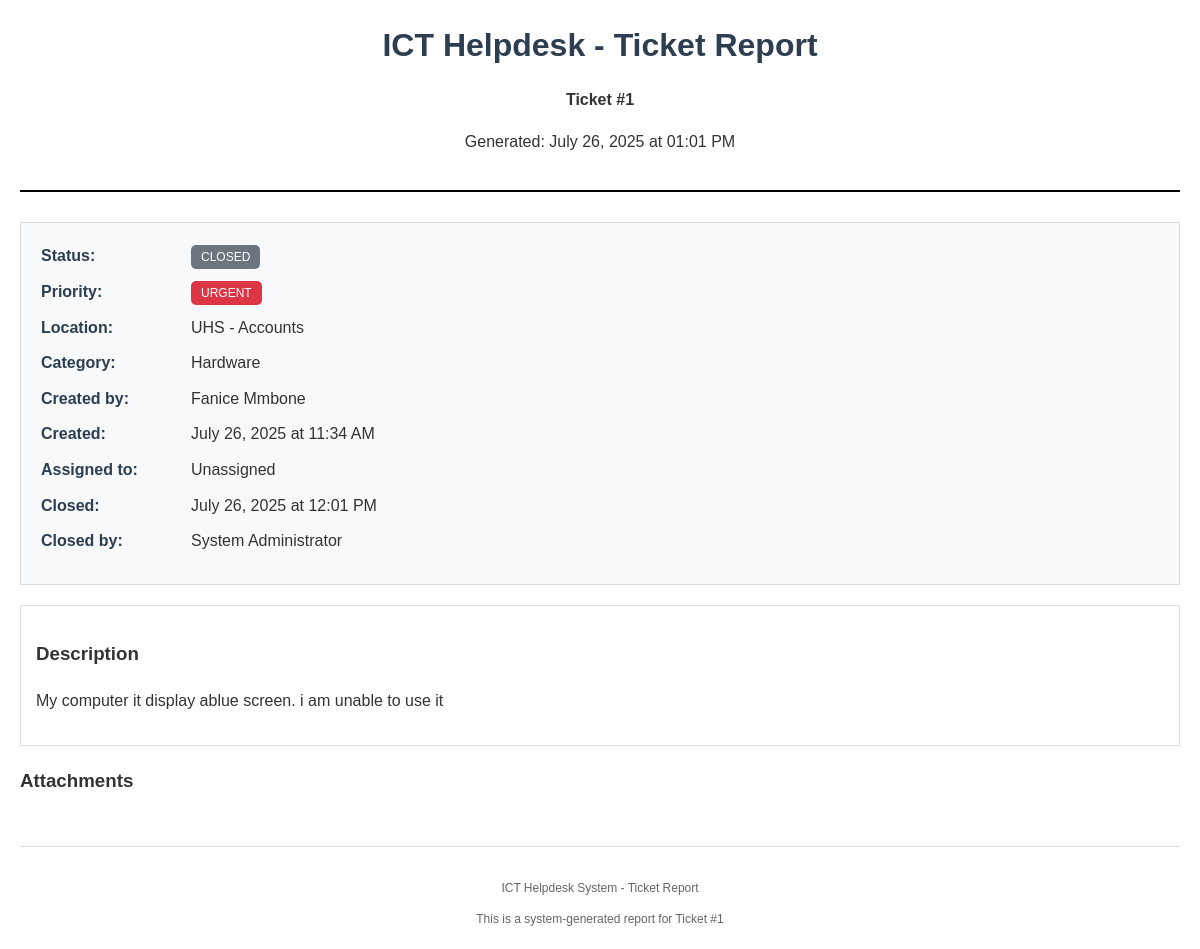
Page /ticket/1/print (signed in) on the committed database.
### models.py (models this page shows, shortened)
class Ticket(db.Model):
    id = db.Column(db.Integer, primary_key=True)
    location = db.Column(db.String(200), nullable=False)
    description = db.Column(Text, nullable=False)
    status = db.Column(db.String(20), nullable=False, default='open')  # open, in_progress, resolved, closed
    priority = db.Column(db.String(20), nullable=False, default='medium')  # low, medium, high, urgent
    created_at = db.Column(db.DateTime, default=datetime.utcnow)
    updated_at = db.Column(db.DateTime, default=datetime.utcnow, onupdate=datetime.utcnow)
    closed_at = db.Column(db.DateTime)
    closed_by_id = db.Column(db.Integer, db.ForeignKey('user.id'), nullable=True)
    due_date = db.Column(db.DateTime, nullable=True)
    created_by_id = db.Column(db.Integer, db.ForeignKey('user.id'), nullable=True)
    category_id = db.Column(db.Integer, db.ForeignKey('category.id'))
    comments = db.relationship('Comment', backref='ticket', lazy='dynamic', cascade='all, delete-orphan')
    attachments = db.relationship('Attachment', backref='ticket', lazy='dynamic', cascade='all, delete-orphan')
    assignees = db.relationship('User', secondary=ticket_assignees, back_populates='assigned_tickets', lazy='selectin')
    closed_by = db.relationship('User', foreign_keys=[closed_by_id], backref='closed_tickets')

class Category(db.Model):
    id = db.Column(db.Integer, primary_key=True)
    name = db.Column(db.String(50), unique=True, nullable=False)
    description = db.Column(db.String(200))
    created_at = db.Column(db.DateTime, default=datetime.utcnow)
    tickets = db.relationship('Ticket', backref='category', lazy='dynamic')

class User(UserMixin, db.Model):
    id = db.Column(db.Integer, primary_key=True)
    username = db.Column(db.String(64), unique=True, nullable=False)
    email = db.Column(db.String(120), unique=True, nullable=False)
    password_hash = db.Column(db.String(256), nullable=False)
    full_name = db.Column(db.String(100), nullable=False)
    role = db.Column(db.String(20), nullable=False, default='user')  # admin, intern, user
    created_at = db.Column(db.DateTime, default=datetime.utcnow)
    is_active = db.Column(db.Boolean, default=True)
    is_verified = db.Column(db.Boolean, default=False)
    verification_token = db.Column(db.String(128), nullable=True)
    phone_number = db.Column(db.String(20), nullable=True)
    is_approved = db.Column(db.Boolean, default=False)
    approved_by_id = db.Column(db.Integer, db.ForeignKey('user.id'), nullable=True)
    approved_at = db.Column(db.DateTime, nullable=True)
    tickets_created = db.relationship('Ticket', foreign_keys='Ticket.created_by_id', backref='creator', lazy='dynamic')
    assigned_tickets = db.relationship('Ticket', secondary='ticket_assignees', back_populates='assignees', lazy='selectin')
    comments = db.relationship('Comment', backref='author', lazy='dynamic')

### routes.py (the view)
@app.route('/ticket/<int:id>/print')
@login_required
def print_ticket(id):
    ticket = Ticket.query.get_or_404(id)
    if ticket.status != 'closed':
        abort(403)
    if current_user.role == 'user' and ticket.created_by_id != current_user.id:
        abort(403)
    elif current_user.role == 'intern' and current_user.id not in [u.id for u in ticket.assignees] and ticket.created_by_id != current_user.id:
        abort(403)
    if current_user.role == 'user':
        comments = Comment.query.filter_by(ticket_id=id, is_internal=False).order_by(Comment.created_at).all()
    else:
        comments = Comment.query.filter_by(ticket_id=id).order_by(Comment.created_at).all()
    return render_template('print_ticket.html', ticket=ticket, comments=comments)

### app.py (called while the page is built)
@login_manager.user_loader
def load_user(user_id):
    from models import User
    return User.query.get(int(user_id))

@app.context_processor
def inject_now():
    return {'now': datetime.utcnow}

### routes.py (called while the page is built)
@app.context_processor
def inject_datetime():
    return dict(datetime=datetime)

### utils.py (called while the page is built)
def nl2br(value):
    if not value:
        return value
    return value.replace('\n', '<br>')

### templates/print_ticket.html (shortened to what this page needs)
<!DOCTYPE html>
<html lang="en">
<head>
</head>
<body>
    <div class="header">
        <h1>ICT Helpdesk - Ticket Report</h1>
        <p><strong>Ticket #{{ ticket.id }}</strong></p>
        <p>Generated: {{ now().strftime('%B %d, %Y at %I:%M %p') }}</p>
    </div>
    <div class="ticket-info">
        <div class="info-row">
            <div class="info-label">Status:</div>
            <div class="info-value">
                <span class="status-badge status-{{ ticket.status }}">{{ ticket.status.replace('_', ' ').title() }}</span>
            </div>
        </div>
        <div class="info-row">
            <div class="info-label">Priority:</div>
            <div class="info-value">
                <span class="status-badge priority-{{ ticket.priority }}">{{ ticket.priority.title() }}</span>
            </div>
        </div>
        <div class="info-row">
            <div class="info-label">Location:</div>
            <div class="info-value">{{ ticket.location }}</div>
        </div>
        <div class="info-row">
            <div class="info-label">Category:</div>
            <div class="info-value">{{ ticket.category.name if ticket.category else 'N/A' }}</div>
        </div>
        <div class="info-row">
            <div class="info-label">Created by:</div>
            <div class="info-value">{{ ticket.creator.full_name if ticket.creator else 'N/A' }}</div>
        </div>
        <div class="info-row">
            <div class="info-label">Created:</div>
            <div class="info-value">{{ ticket.created_at.strftime('%B %d, %Y at %I:%M %p') }}</div>
        </div>
        <div class="info-row">
            <div class="info-label">Assigned to:</div>
            <div class="info-value">
                {% if ticket.assignees|length == 0 %}
                    Unassigned
                {% else %}
                    {% for user in ticket.assignees %}{{ user.full_name }}{% if not loop.last %}, {% endif %}{% endfor %}
                {% endif %}
            </div>
        </div>
        {% if ticket.closed_at %}
        <div class="info-row">
            <div class="info-label">Closed:</div>
            <div class="info-value">{{ ticket.closed_at.strftime('%B %d, %Y at %I:%M %p') }}</div>
        </div>
        <div class="info-row">
            <div class="info-label">Closed by:</div>
            <div class="info-value">{{ ticket.closed_by.full_name if ticket.closed_by else 'N/A' }}</div>
        </div>
        {% endif %}
    </div>
    <div class="description">
        <h3>Description</h3>
        <p>{{ ticket.description|nl2br }}</p>
    </div>
    {% if ticket.attachments %}
    <div class="attachments">
        <h3>Attachments</h3>
    </div>
    {% endif %}
    <div class="footer">
        <p>ICT Helpdesk System - Ticket Report</p>
        <p>This is a system-generated report for Ticket #{{ ticket.id }}</p>
    </div>
</body>
</html>

### templates/print_ticket.html (style rules this page uses)
body { font-family: Arial, sans-serif; margin: 20px; color: #333; line-height: 1.6; }
.header { text-align: center; border-bottom: 2px solid #000; padding-bottom: 20px; margin-bottom: 30px; }
.header h1 { margin: 0; color: #2c3e50; }
.ticket-info { background: #f8f9fa; padding: 20px; border: 1px solid #ddd; margin-bottom: 20px; }
.info-row { display: flex; margin-bottom: 10px; }
.info-label { font-weight: bold; width: 150px; color: #2c3e50; }
.info-value { flex: 1; }
.status-badge { padding: 5px 10px; border-radius: 5px; color: white; font-size: 12px; text-transform: uppercase; }
.status-closed { background-color: #6c757d; }
.priority-urgent { background-color: #dc3545; }
.description { background: white; padding: 15px; border: 1px solid #ddd; margin: 20px 0; }
.attachments { margin: 20px 0; }
.footer { margin-top: 50px; text-align: center; font-size: 12px; color: #666; border-top: 1px solid #ddd; padding-top: 20px; }

### rows in the picture
Ticket: id "1", status.replace "CLOSED", priority "URGENT", location "UHS - Accounts", created_at "July 26, 2025 at 11:34 AM", closed_at "July 26, 2025 at 12:01 PM", description "My computer it display ablue screen. i am unable to use it"
Category: category "Hardware"
User: creator "Fanice Mmbone"
User: closed_by "System Administrator"
